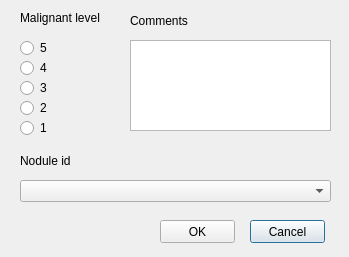
<?xml version="1.0" encoding="UTF-8"?>
<ui version="4.0">
 <class>LabelDialog</class>
 <widget class="QDialog" name="LabelDialog">
  <property name="geometry">
   <rect>
    <x>0</x>
    <y>0</y>
    <width>349</width>
    <height>257</height>
   </rect>
  </property>
  <property name="windowTitle">
   <string>Pen (step 2/2)</string>
  </property>
  <widget class="QRadioButton" name="radioButton5">
   <property name="geometry">
    <rect>
     <x>20</x>
     <y>40</y>
     <width>86</width>
     <height>16</height>
    </rect>
   </property>
   <property name="text">
    <string>5</string>
   </property>
  </widget>
  <widget class="QRadioButton" name="radioButton4">
   <property name="geometry">
    <rect>
     <x>20</x>
     <y>60</y>
     <width>86</width>
     <height>16</height>
    </rect>
   </property>
   <property name="text">
    <string>4</string>
   </property>
  </widget>
  <widget class="QRadioButton" name="radioButton3">
   <property name="geometry">
    <rect>
     <x>20</x>
     <y>80</y>
     <width>86</width>
     <height>16</height>
    </rect>
   </property>
   <property name="text">
    <string>3</string>
   </property>
  </widget>
  <widget class="QRadioButton" name="radioButton2">
   <property name="geometry">
    <rect>
     <x>20</x>
     <y>100</y>
     <width>86</width>
     <height>16</height>
    </rect>
   </property>
   <property name="text">
    <string>2</string>
   </property>
  </widget>
  <widget class="QRadioButton" name="radioButton1">
   <property name="geometry">
    <rect>
     <x>20</x>
     <y>120</y>
     <width>86</width>
     <height>16</height>
    </rect>
   </property>
   <property name="text">
    <string>1</string>
   </property>
  </widget>
  <widget class="QLabel" name="label_2">
   <property name="geometry">
    <rect>
     <x>20</x>
     <y>10</y>
     <width>111</width>
     <height>16</height>
    </rect>
   </property>
   <property name="text">
    <string>Malignant level</string>
   </property>
  </widget>
  <widget class="QPushButton" name="buttonCancel">
   <property name="geometry">
    <rect>
     <x>250</x>
     <y>220</y>
     <width>75</width>
     <height>23</height>
    </rect>
   </property>
   <property name="text">
    <string>Cancel</string>
   </property>
  </widget>
  <widget class="QPushButton" name="buttonOk">
   <property name="geometry">
    <rect>
     <x>160</x>
     <y>220</y>
     <width>75</width>
     <height>23</height>
    </rect>
   </property>
   <property name="text">
    <string notr="true">OK</string>
   </property>
  </widget>
  <widget class="QPlainTextEdit" name="textEditComments">
   <property name="geometry">
    <rect>
     <x>130</x>
     <y>40</y>
     <width>201</width>
     <height>91</height>
    </rect>
   </property>
  </widget>
  <widget class="QLabel" name="label_3">
   <property name="geometry">
    <rect>
     <x>130</x>
     <y>10</y>
     <width>81</width>
     <height>21</height>
    </rect>
   </property>
   <property name="text">
    <string>Comments</string>
   </property>
  </widget>
  <widget class="QLabel" name="label_4">
   <property name="geometry">
    <rect>
     <x>20</x>
     <y>150</y>
     <width>81</width>
     <height>21</height>
    </rect>
   </property>
   <property name="text">
    <string>Nodule id</string>
   </property>
  </widget>
  <widget class="QComboBox" name="comboBoxNoduleId">
   <property name="geometry">
    <rect>
     <x>20</x>
     <y>180</y>
     <width>311</width>
     <height>22</height>
    </rect>
   </property>
  </widget>
 </widget>
 <resources/>
 <connections/>
</ui>
